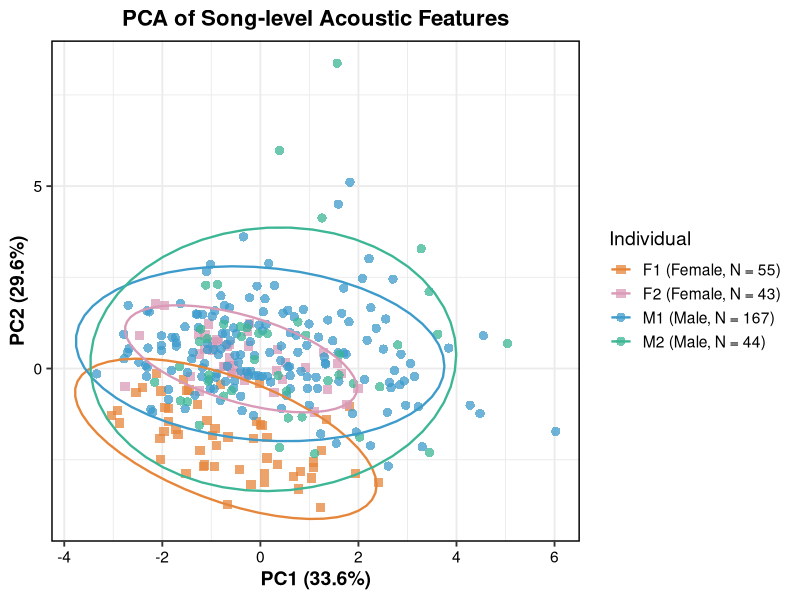
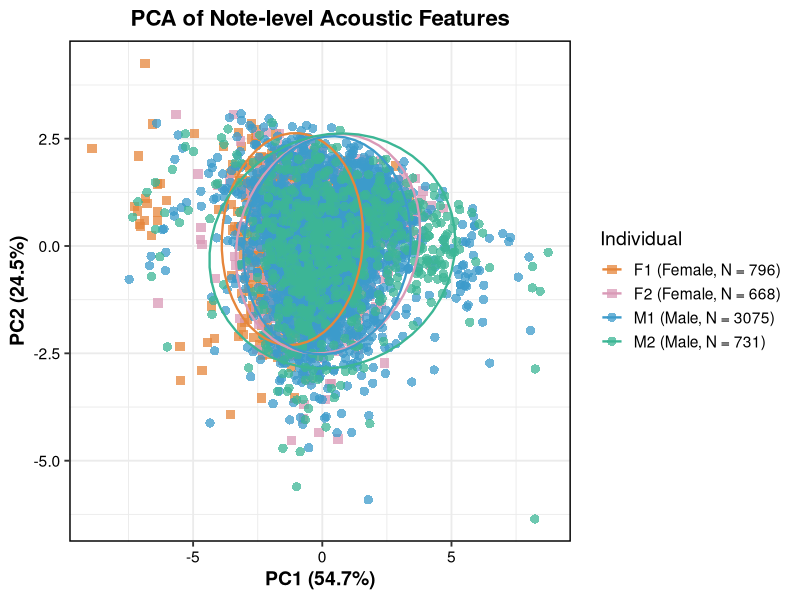
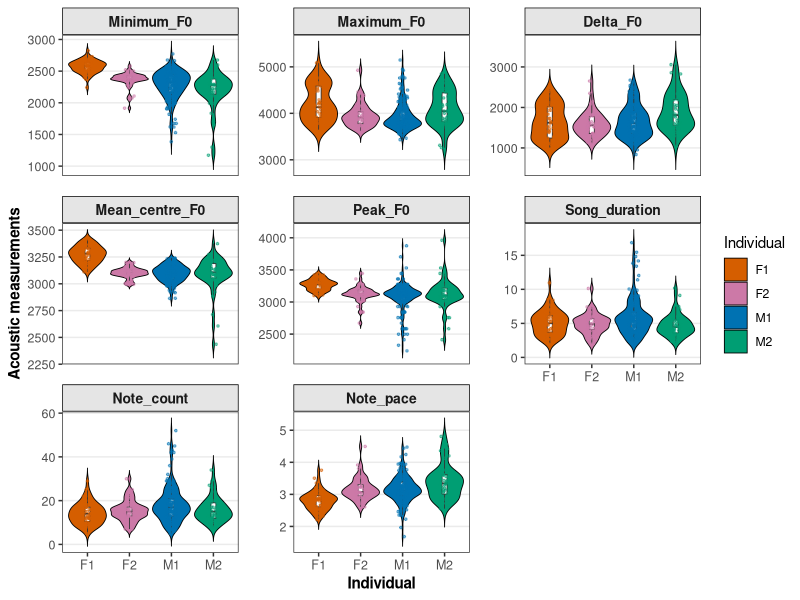
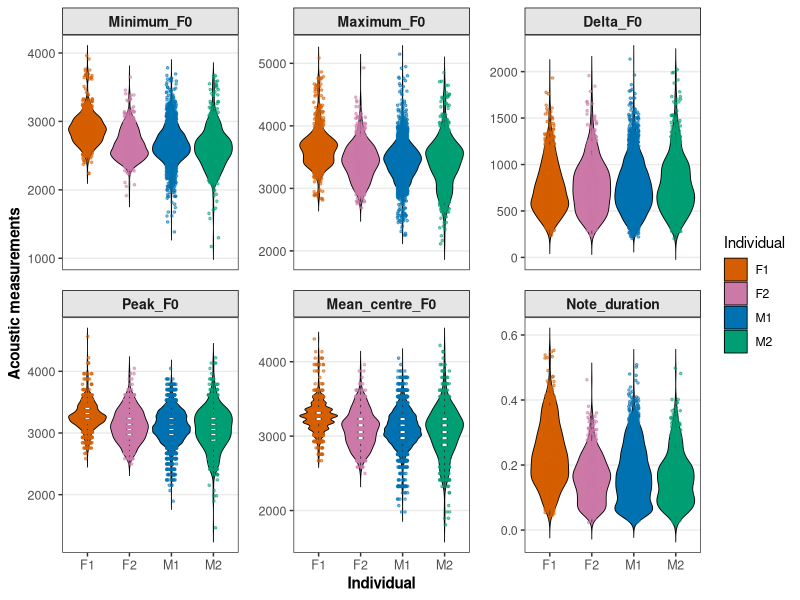

Write the R code that produced these figures, in order.
## ---- chunk 1

library(readr)
library(dplyr)
library(ggplot2)
library(lme4)

Song_level <- read_csv("Song_level.csv")
Note_level <- read_csv("Note_level.csv")


# Total number of songs and notes for each focal individuals

individual_summary <- full_join(
  Song_level %>% count(Individual_ID, name = "Total_Songs"),
  Note_level %>% count(Individual_ID, name = "Total_Notes"),
  by = "Individual_ID")
print(individual_summary)

## ---- chunk 2
# Song-level PCA plot with 95% ellipses

feature_names <- c(
  "Minimum_F0", "Maximum_F0", "Delta_F0", "Mean_centre_F0",
  "Peak_F0", "Song_duration", "Note_count", "Note_pace")

# Prepare data
pca_data <- Song_level %>%
  dplyr::select(Sex, Individual_ID, dplyr::all_of(feature_names)) %>%
  dplyr::filter(dplyr::if_all(dplyr::all_of(feature_names), ~ !is.na(.x)))

# Run PCA
pca_res <- prcomp(pca_data[, feature_names], center = TRUE, scale. = TRUE)
var_explained <- round(100 * summary(pca_res)$importance[2, 1:2], 1)

# PCA scores
pca_scores <- data.frame(
  PC1 = pca_res$x[, 1],
  PC2 = pca_res$x[, 2],
  Individual_ID = factor(pca_data$Individual_ID),
  Sex = pca_data$Sex)

# Colours and legend labels
individual_colours <- c(
  "F1" = "#E6863B",
  "F2" = "#D99AB7",
  "M1" = "#3D9BCB",
  "M2" = "#3CB695")

individual_counts <- table(pca_scores$Individual_ID)

individual_labels <- c(
  "F1" = paste0("F1 (Female, N = ", individual_counts["F1"], ")"),
  "F2" = paste0("F2 (Female, N = ", individual_counts["F2"], ")"),
  "M1" = paste0("M1 (Male, N = ", individual_counts["M1"], ")"),
  "M2" = paste0("M2 (Male, N = ", individual_counts["M2"], ")"))

# Plot
Song_pca <- ggplot(pca_scores, aes(PC1, PC2, colour = Individual_ID, shape = Individual_ID)) +
  geom_point(size = 2.8, alpha = 0.75) +
  stat_ellipse(aes(group = Individual_ID), type = "t", level = 0.95, linewidth = 0.8) +
  scale_colour_manual(name = "Individual", values = individual_colours, labels = individual_labels) +
  scale_shape_manual(name = "Individual", values = c("F1" = 15, "F2" = 15, "M1" = 16, "M2" = 16), labels = individual_labels) +
  labs(
    title = "PCA of Song-level Acoustic Features",
    x = paste0("PC1 (", var_explained[1], "%)"),
    y = paste0("PC2 (", var_explained[2], "%)")
  ) +
  theme_bw(base_size = 14) +
  theme(
    panel.border = element_rect(colour = "black", fill = NA, linewidth = 1),
    plot.title = element_text(hjust = 0.5, face = "bold", size = 16),
    axis.title = element_text(face = "bold"),
    axis.text = element_text(colour = "black"),
    legend.position = "right" )

print(Song_pca)
## ---- chunk 3
# Note-level PCA with 95% ellipses

feature_names <- c(
  "Minimum_F0", "Maximum_F0", "Delta_F0", "Peak_F0",
  "Mean_centre_F0", "Note_duration")

# Prepare data
pca_data <- Note_level %>%
  dplyr::select(Sex, Individual_ID, dplyr::all_of(feature_names)) %>%
  dplyr::filter(dplyr::if_all(dplyr::all_of(feature_names), ~ !is.na(.x)))

# Run PCA
pca_res <- prcomp(pca_data[, feature_names], center = TRUE, scale. = TRUE)

var_explained <- round(100 * summary(pca_res)$importance[2, 1:2], 1)

# PCA scores
pca_scores <- data.frame(
  PC1 = pca_res$x[, 1],
  PC2 = pca_res$x[, 2],
  Individual_ID = factor(pca_data$Individual_ID),
  Sex = pca_data$Sex)

# Colours and legend labels
individual_colours <- c(
  "F1" = "#E6863B",
  "F2" = "#D99AB7",
  "M1" = "#3D9BCB",
  "M2" = "#3CB695")

individual_counts <- table(pca_scores$Individual_ID)

individual_labels <- c(
  "F1" = paste0("F1 (Female, N = ", individual_counts["F1"], ")"),
  "F2" = paste0("F2 (Female, N = ", individual_counts["F2"], ")"),
  "M1" = paste0("M1 (Male, N = ", individual_counts["M1"], ")"),
  "M2" = paste0("M2 (Male, N = ", individual_counts["M2"], ")"))

# Plot
Note_pca <- ggplot(pca_scores, aes(PC1, PC2, colour = Individual_ID, shape = Individual_ID)) +
  geom_point(size = 2.8, alpha = 0.75) +
  stat_ellipse(aes(group = Individual_ID), type = "t", level = 0.95, linewidth = 0.8) +
  scale_colour_manual(name = "Individual", values = individual_colours, labels = individual_labels) +
  scale_shape_manual(name = "Individual", values = c("F1" = 15, "F2" = 15, "M1" = 16, "M2" = 16), labels = individual_labels) +
  labs(
    title = "PCA of Note-level Acoustic Features",
    x = paste0("PC1 (", var_explained[1], "%)"),
    y = paste0("PC2 (", var_explained[2], "%)")) +
  theme_bw(base_size = 14) +
  theme(
    panel.border = element_rect(colour = "black", fill = NA, linewidth = 1),
    plot.title = element_text(hjust = 0.5, face = "bold", size = 16),
    axis.title = element_text(face = "bold"),
    axis.text = element_text(colour = "black"),
    legend.position = "right" )
print(Note_pca)
## ---- chunk 4
# Song-level Acoustic Parameters (violine plot)

# Prepare data
plot_data <- Song_level %>%
  dplyr::select(
    Individual_ID,
    Minimum_F0, Maximum_F0, Delta_F0, Mean_centre_F0,
    Peak_F0, Song_duration, Note_count, Note_pace ) %>%
  tidyr::drop_na()

# Convert to long format
plot_data_long <- plot_data %>%
  tidyr::pivot_longer(
    cols = -Individual_ID,
    names_to = "Feature",
    values_to = "Value")

# Set figure sequence
plot_data_long$Feature <- factor(
  plot_data_long$Feature,
  levels = c(
    "Minimum_F0", "Maximum_F0", "Delta_F0", "Mean_centre_F0",
    "Peak_F0", "Song_duration", "Note_count", "Note_pace"))

# Individual colours
individual_colours <- c(
  "F1" = "#D55E00",
  "F2" = "#CC79A7",
  "M1" = "#0072B2",
  "M2" = "#009E73")

# Violin plots
Song_Violine_Plot <- ggplot(plot_data_long,
            aes(x = Individual_ID, y = Value, fill = Individual_ID)) +
  geom_violin(trim = FALSE, scale = "width", colour = "black", linewidth = 0.3) +
  geom_boxplot(width = 0.12, fill = "white", outlier.shape = NA, linewidth = 0.3) +
  geom_jitter(aes(colour = Individual_ID), width = 0.12, size = 0.6, alpha = 0.5,
              show.legend = FALSE) +
  facet_wrap(~Feature, scales = "free_y", ncol = 3) +
  scale_fill_manual(values = individual_colours, name = "Individual") +
  scale_colour_manual(values = individual_colours, guide = "none") +
  labs(x = "Individual", y = "Acoustic measurements") +
  theme_bw() +
  theme(
    strip.background = element_rect(fill = "grey90", colour = "black"),
    strip.text = element_text(face = "bold", size = 10),
    axis.title = element_text(face = "bold", size = 11),
    axis.text = element_text(size = 9),
    panel.spacing = unit(1, "lines"),
    panel.grid.minor = element_blank(),
    panel.grid.major.x = element_blank() )
print(Song_Violine_Plot)
## ---- chunk 5
# Note-level Acoustic Parameters (violin plot)

# Prepare data
plot_data <- Note_level %>%
  dplyr::select(
    Individual_ID,
    Minimum_F0, Maximum_F0, Delta_F0, Peak_F0,
    Mean_centre_F0, Note_duration ) %>%
  tidyr::drop_na()

# Convert to long format
plot_data_long <- plot_data %>%
  tidyr::pivot_longer(
    cols = -Individual_ID,
    names_to = "Feature",
    values_to = "Value" )

# Set figure sequence
plot_data_long$Feature <- factor(
  plot_data_long$Feature,
  levels = c(
    "Minimum_F0", "Maximum_F0", "Delta_F0",
    "Peak_F0", "Mean_centre_F0", "Note_duration"))

# Individual colours
individual_colours <- c(
  "F1" = "#D55E00",
  "F2" = "#CC79A7",
  "M1" = "#0072B2",
  "M2" = "#009E73")

# Violin plots
Note_Violine_Plot <- ggplot(plot_data_long,
            aes(x = Individual_ID, y = Value, fill = Individual_ID)) +
  geom_violin(trim = FALSE, scale = "width", colour = "black", linewidth = 0.3) +
  geom_boxplot(width = 0.12, fill = "white", outlier.shape = NA, linewidth = 0.3) +
  geom_jitter(aes(colour = Individual_ID), width = 0.12, size = 0.6, alpha = 0.5,
              show.legend = FALSE) +
  facet_wrap(~Feature, scales = "free_y", ncol = 3) +
  scale_fill_manual(values = individual_colours, name = "Individual") +
  scale_colour_manual(values = individual_colours, guide = "none") +
  labs(x = "Individual", y = "Acoustic measurements") +
  theme_bw() +
  theme(
    strip.background = element_rect(fill = "grey90", colour = "black"),
    strip.text = element_text(face = "bold", size = 10),
    axis.title = element_text(face = "bold", size = 11),
    axis.text = element_text(size = 9),
    panel.spacing = unit(1, "lines"),
    panel.grid.minor = element_blank(),
    panel.grid.major.x = element_blank())
print(Note_Violine_Plot)
## ---- chunk 6
# 2.2 Method - Linear Mixed-Effects Model (LMM) Analysis


model1 <- lmer(Minimum_F0 ~ Sex + (1 | Individual_ID), data = Song_level)
model2 <- lmer(Maximum_F0 ~ Sex + (1 | Individual_ID), data = Song_level)
model3 <- lmer(Delta_F0 ~ Sex + (1 | Individual_ID), data = Song_level)
model4 <- lmer(Peak_F0 ~ Sex + (1 | Individual_ID), data = Song_level)
model5 <- lmer(Mean_centre_F0 ~ Sex + (1 | Individual_ID), data = Song_level)
model6 <- lmer(Song_duration ~ Sex + (1 | Individual_ID), data = Song_level)
model7 <- lmer(Note_count ~ Sex + (1 | Individual_ID), data = Song_level)
model8 <- lmer(Note_pace ~ Sex + (1 | Individual_ID), data = Song_level)

summary(model1)
summary(model2)
summary(model3)
summary(model4)
summary(model5)
summary(model6)
summary(model7)
summary(model8)


model21 <- lmer(Minimum_F0 ~ Sex + (1 | Individual_ID/Song_ID), data = Note_level)
model22 <- lmer(Maximum_F0 ~ Sex + (1 | Individual_ID/Song_ID), data = Note_level)
model23 <- lmer(Delta_F0 ~ Sex + (1 | Individual_ID/Song_ID), data = Note_level)
model24 <- lmer(Peak_F0 ~ Sex + (1 | Individual_ID/Song_ID), data = Note_level)
model25 <- lmer(Mean_centre_F0 ~ Sex + (1 | Individual_ID/Song_ID), data = Note_level)
model26 <- lmer(Note_duration ~ Sex + (1 | Individual_ID/Song_ID), data = Note_level)

summary(model21)
summary(model22)
summary(model23)
summary(model24)
summary(model25)
summary(model26)


# 95% Confidence intervals

get_CI <- function(model) {
  estimate <- fixef(model)["SexMale"]
  SE <- sqrt(vcov(model)["SexMale", "SexMale"])
  c( Lower_CI = estimate - 1.96 * SE,
    Upper_CI = estimate + 1.96 * SE)}

# Song-level 95% CI
get_CI(model1)
get_CI(model2)
get_CI(model3)
get_CI(model4)
get_CI(model5)
get_CI(model6)
get_CI(model7)
get_CI(model8)

# Note-level 95% CI
get_CI(model21)
get_CI(model22)
get_CI(model23)
get_CI(model24)
get_CI(model25)
get_CI(model26)
